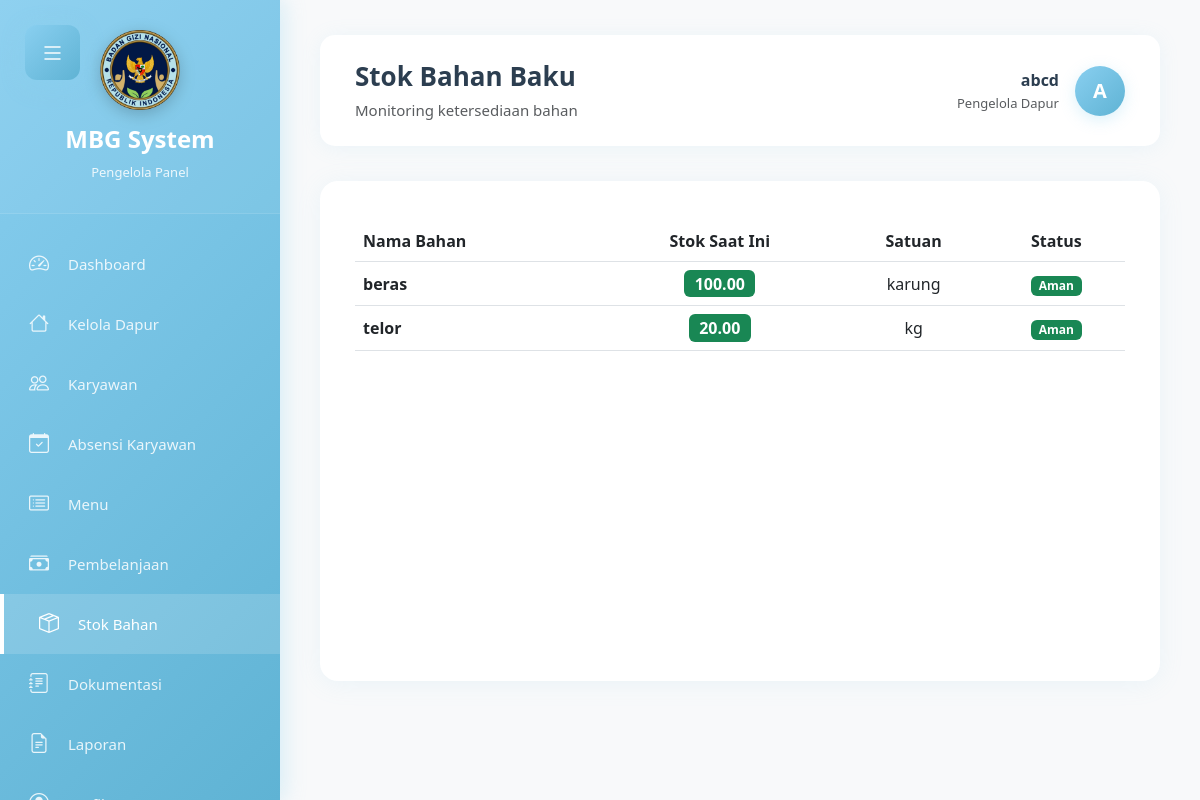
Screenshot of /pengelola/stok.php (signed in) with the database file from the repository.
### tables this page shows
CREATE TABLE `tbl_bahan_baku` (
  `id_bahan` int(11) NOT NULL,
  `nama_bahan` varchar(100) NOT NULL,
  `satuan` varchar(50) NOT NULL,
  `stok_saat_ini` decimal(10,2) DEFAULT 0.00,
  `harga_per_satuan` decimal(15,2) DEFAULT NULL,
  `stok_minimum` int(11) DEFAULT 10,
  `status` enum('tersedia','habis','discontinued') DEFAULT 'tersedia',
  `created_at` timestamp NOT NULL DEFAULT current_timestamp(),
  `updated_at` timestamp NOT NULL DEFAULT current_timestamp() ON UPDATE current_timestamp()
);

### pengelola/stok.php (the view, shortened to what this page needs)
<?php
require_once '../koneksi.php';
$query_stok = "SELECT * FROM tbl_bahan_baku ORDER BY nama_bahan ASC";
$result_stok = mysqli_query($conn, $query_stok);
?>
<!DOCTYPE html>
<html lang="id">
<head>
    <link href="https://cdn.jsdelivr.net/npm/bootstrap@5.3.0/dist/css/bootstrap.min.css" rel="stylesheet">
    <link rel="stylesheet" href="https://cdn.jsdelivr.net/npm/bootstrap-icons@1.11.0/font/bootstrap-icons.css">
    <link rel="stylesheet" href="../assets/css/style.css">
    <link rel="stylesheet" href="../assets/css/admin-dashboard.css">
</head>
<body>
    <button class="mobile-menu-toggle" id="mobileMenuToggle"><i class="bi bi-list"></i></button>
    <div class="sidebar" id="sidebar">
        <div class="sidebar-header">
            <div class="sidebar-logo"><img src="../assets/img/logo.png" alt="MBG Logo" class="logo-image"></div>
            <h4>MBG System</h4><small>Pengelola Panel</small>
        </div>
        <div class="sidebar-menu">
            <a href="dashboard.php"><i class="bi bi-speedometer2"></i><span>Dashboard</span></a>
            <a href="dapur.php"><i class="bi bi-house"></i><span>Kelola Dapur</span></a>
            <a href="karyawan.php"><i class="bi bi-people"></i><span>Karyawan</span></a>
            <a href="absensi.php"><i class="bi bi-calendar-check"></i><span>Absensi Karyawan</span></a>
            <a href="menu.php"><i class="bi bi-card-list"></i><span>Menu</span></a>
            <a href="pembelanjaan.php"><i class="bi bi-cash-stack"></i><span>Pembelanjaan</span></a>
            <a href="stok.php" class="active"><i class="bi bi-box-seam"></i><span>Stok Bahan</span></a>
            <a href="dokumentasi.php"><i class="bi bi-journal-text"></i><span>Dokumentasi</span></a>
            <a href="laporan.php">
                <i class="bi bi-file-earmark-text"></i>
                <span>Laporan</span>
            </a>
            <a href="profil.php">
                <i class="bi bi-person-circle"></i>
                <span>Profil</span>
            </a>
        </div>
    </div>
    <div class="main-content" id="mainContent">
        <div class="top-navbar">
            <div><h4 class="mb-0">Stok Bahan Baku</h4><small class="text-muted">Monitoring ketersediaan bahan</small></div>
            <div class="user-profile">
                <a href="profil.php" class="text-decoration-none text-dark d-flex align-items-center">
                    <div class="text-end me-3">
                        <div class="fw-bold"><?= $_SESSION['user_name'] ?></div>
                        <small class="text-muted">Pengelola Dapur</small>
                    </div>
                    <div class="user-avatar">
                        <?php if (isset($_SESSION['foto_profil']) && $_SESSION['foto_profil']): ?>
                            <img src="../assets/img/profil/<?= $_SESSION['foto_profil'] ?>" alt="Profil" class="rounded-circle" style="width: 40px; height: 40px; object-fit: cover;">
                        <?php else: ?>
                            <?= strtoupper(substr($_SESSION['user_name'], 0, 1)) ?>
                        <?php endif; ?>
                    </div>
                </a>
            </div>
        </div>
        <div class="table-card">
            <div class="table-responsive">
                <table class="table table-hover align-middle">
                    <thead>
                        <tr>
                            <th>Nama Bahan</th>
                            <th class="text-center">Stok Saat Ini</th>
                            <th class="text-center">Satuan</th>
                            <th class="text-center">Status</th>
                        </tr>
                    </thead>
                    <tbody>
                        <?php while ($stok = mysqli_fetch_assoc($result_stok)): ?>
                        <tr>
                            <td class="fw-bold"><?= $stok['nama_bahan'] ?></td>
                            <td class="text-center">
                                <span class="badge fs-6 <?= $stok['stok_saat_ini'] <= $stok['stok_minimum'] ? 'bg-danger' : 'bg-success' ?>">
                                    <?= number_format($stok['stok_saat_ini'], 2) ?>
                                </span>
                            </td>
                            <td class="text-center"><?= $stok['satuan'] ?></td>
                            <td class="text-center">
                                <?php if ($stok['stok_saat_ini'] <= 0): ?>
                                    <span class="badge bg-danger">Habis</span>
                                <?php elseif ($stok['stok_saat_ini'] <= $stok['stok_minimum']): ?>
                                    <span class="badge bg-warning text-dark">Menipis</span>
                                <?php else: ?>
                                    <span class="badge bg-success">Aman</span>
                                <?php endif; ?>
                            </td>
                        </tr>
                        <?php endwhile; ?>
                    </tbody>
                </table>
            </div>
        </div>
    </div>
</body>
</html>

### assets/css/style.css (style rules this page uses)
:root { --baby-blue: #89cff0; --baby-blue-dark: #5fb3d4; --baby-blue-light: #b8e6f7; --white: #ffffff; --text-dark: #2c3e50; --text-light: #7f8c8d; --shadow: rgba(137, 207, 240, 0.3); --gradient: linear-gradient(135deg, #89cff0 0%, #5fb3d4 100%); }
* { margin: 0; padding: 0; box-sizing: border-box; }
body { font-family: "Segoe UI", Tahoma, Geneva, Verdana, sans-serif; background: rgb(202, 202, 202); display: flex; justify-content: center; align-items: center; min-height: 100vh; overflow: hidden; }

### rows the page displays
tbl_bahan_baku: nama_bahan "beras", stok_saat_ini "100.00", satuan "karung", stok_minimum "Aman"
tbl_bahan_baku: nama_bahan "telor", stok_saat_ini "20.00", satuan "kg", stok_minimum "Aman"

### other values shown
$_SESSION['user_name'] "abcd"
substr($_SESSION['user_name'], 0, 1) "A"
